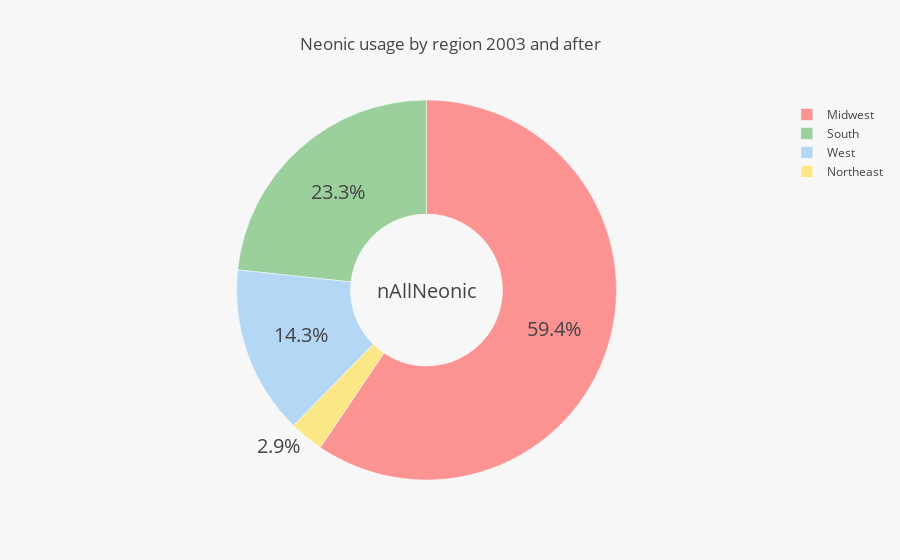

Notebook cell for this chart:
### Markdown cell above
As suggested by the bar charts the West is the main region under investigation prior to 2003.

### Code cell
df_summed2 = df_2003.groupby(['Region']) ['nAllNeonic'].sum().reset_index()
fig = {
  "data": [{
      "values": df_summed2.nAllNeonic, # student marks of different subjects
      "labels": df_summed2.Region, # subject names
      "textfont" : dict(size=20),
      "marker" : dict (colors = ["#FF6262AA", "#FFD50577", "#4caf5088", "#4ca5f066"], line=dict(color='#fff', width=0.5)),
      "name": "Region",
      "hoverinfo":"label+name",
      "hole": .4,
      "type": "pie"
  }],  
  "layout": {
        "title":"Neonic usage by region 2003 and after",
        "annotations": [
            {
                "font": {
                    "size": 20
                },
                "showarrow": False,
                "text": "nAllNeonic"
            }
        ],
        "paper_bgcolor" : '#f7f7f7',
        
    }
}

iplot(fig, filename='donut_chart_example')

### Figure 1 — Plotly figure (JSON) as saved in the notebook; plotly's stock layout.template omitted (floating-point values rounded to 4 significant figures)
{"data": [{"hole": 0.4, "hoverinfo": "label+name", "labels": ["Midwest", "Northeast", "South", "West"], "marker": {"colors": ["#FF6262AA", "#FFD50577", "#4caf5088", "#4ca5f066"], "line": {"color": "#fff", "width": 0.5}}, "name": "Region", "textfont": {"size": 20}, "type": "pie", "uid": "15883c38-e53e-11e8-8c3e-d05099a30b15", "values": [30.3, 1.477, 11.88, 7.313]}], "layout": {"annotations": [{"font": {"size": 20}, "showarrow": false, "text": "nAllNeonic"}], "paper_bgcolor": "#f7f7f7", "title": "Neonic usage by region 2003 and after"}}
